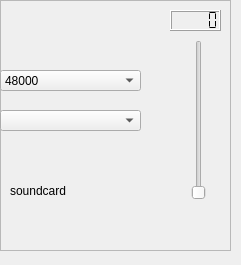
<?xml version="1.0" encoding="UTF-8"?>
<ui version="4.0">
 <class>soundcardWidget</class>
 <widget class="QWidget" name="soundcardWidget">
  <property name="geometry">
   <rect>
    <x>0</x>
    <y>0</y>
    <width>241</width>
    <height>265</height>
   </rect>
  </property>
  <property name="windowTitle">
   <string>Form</string>
  </property>
  <widget class="QFrame" name="frame">
   <property name="geometry">
    <rect>
     <x>0</x>
     <y>0</y>
     <width>231</width>
     <height>251</height>
    </rect>
   </property>
   <property name="frameShape">
    <enum>QFrame::StyledPanel</enum>
   </property>
   <property name="frameShadow">
    <enum>QFrame::Raised</enum>
   </property>
   <widget class="QLCDNumber" name="showGain">
    <property name="geometry">
     <rect>
      <x>170</x>
      <y>10</y>
      <width>51</width>
      <height>21</height>
     </rect>
    </property>
    <property name="segmentStyle">
     <enum>QLCDNumber::Flat</enum>
    </property>
   </widget>
   <widget class="QComboBox" name="cardSelector">
    <property name="geometry">
     <rect>
      <x>0</x>
      <y>110</y>
      <width>141</width>
      <height>21</height>
     </rect>
    </property>
   </widget>
   <widget class="QLabel" name="statusLabel">
    <property name="geometry">
     <rect>
      <x>10</x>
      <y>200</y>
      <width>121</width>
      <height>21</height>
     </rect>
    </property>
    <property name="text">
     <string/>
    </property>
   </widget>
   <widget class="QComboBox" name="rateSelector">
    <property name="geometry">
     <rect>
      <x>0</x>
      <y>70</y>
      <width>141</width>
      <height>21</height>
     </rect>
    </property>
    <item>
     <property name="text">
      <string>48000</string>
     </property>
    </item>
    <item>
     <property name="text">
      <string>96000</string>
     </property>
    </item>
    <item>
     <property name="text">
      <string>192000</string>
     </property>
    </item>
    <item>
     <property name="text">
      <string>24000</string>
     </property>
    </item>
    <item>
     <property name="text">
      <string>8000</string>
     </property>
    </item>
   </widget>
   <widget class="QSlider" name="gainSlider">
    <property name="geometry">
     <rect>
      <x>190</x>
      <y>40</y>
      <width>18</width>
      <height>160</height>
     </rect>
    </property>
    <property name="minimum">
     <number>10</number>
    </property>
    <property name="maximum">
     <number>200</number>
    </property>
    <property name="orientation">
     <enum>Qt::Vertical</enum>
    </property>
   </widget>
   <widget class="QLabel" name="label">
    <property name="geometry">
     <rect>
      <x>10</x>
      <y>180</y>
      <width>151</width>
      <height>21</height>
     </rect>
    </property>
    <property name="text">
     <string>soundcard</string>
    </property>
   </widget>
   <widget class="QLabel" name="status">
    <property name="geometry">
     <rect>
      <x>10</x>
      <y>220</y>
      <width>181</width>
      <height>21</height>
     </rect>
    </property>
    <property name="text">
     <string/>
    </property>
   </widget>
  </widget>
 </widget>
 <resources/>
 <connections/>
</ui>
